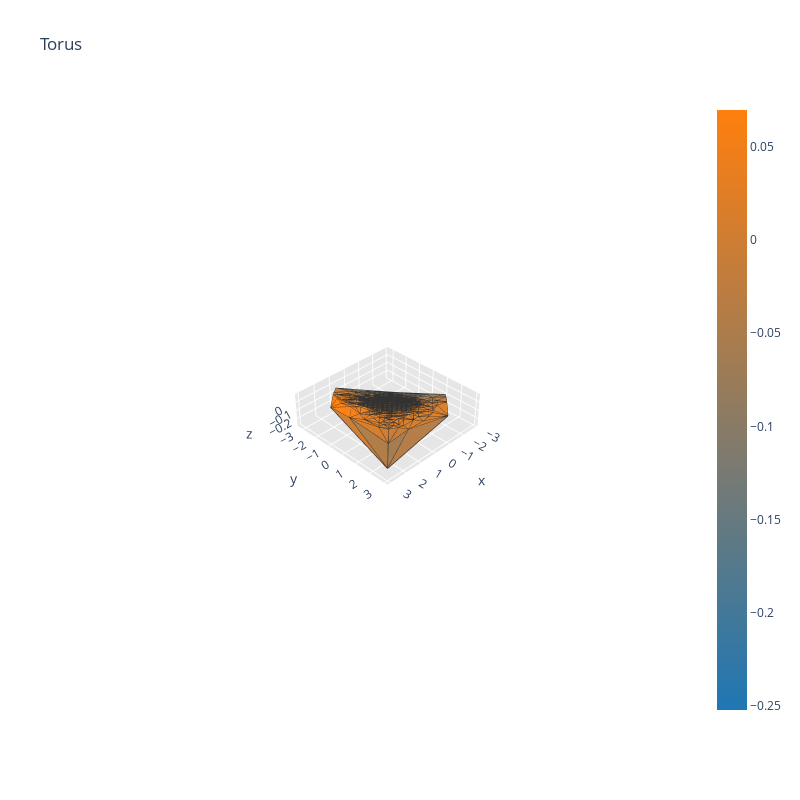

The code cell stored with this chart in its notebook:
### Code cell
import plotly.figure_factory as ff
import plotly.express as px
import numpy as np
import plotly
from base64 import b64encode
from scipy.spatial import Delaunay
from plotly.offline import download_plotlyjs, init_notebook_mode, plot, iplot
import plotly.graph_objects as go

x = np.array(x_ori)
y = np.array(y_ori)
z = ((0.03684483*x) + (0.0200606*y) + (-0.00742518*(x **2)) + (-0.02158624*(x*y)) + (-0.005749096*(y **2)))
points2D = np.vstack([x,y]).T
tri = Delaunay(points2D)
simplices = tri.simplices

fig = ff.create_trisurf(x=x, y=y, z=z,
                         simplices=simplices,
                         title="Torus", aspectratio=dict(x=1, y=1, z=0.3))

fig.show()

### Figure 1 — Plotly figure (JSON) as saved in the notebook; plotly's stock layout.template omitted (floating-point values rounded to 4 significant figures; data arrays with more than 128 entries replaced by an {"elided": "..."} marker saying what was removed)
{"data": [{"facecolor": {"elided": "1549 str values"}, "i": {"elided": "1549 int values"}, "j": {"elided": "1549 int values"}, "k": {"elided": "1549 int values"}, "name": "", "type": "mesh3d", "x": {"elided": "3404 float values"}, "y": {"elided": "3404 float values"}, "z": {"elided": "3404 float values"}}, {"line": {"color": "rgb(50, 50, 50)", "width": 1.5}, "mode": "lines", "showlegend": false, "type": "scatter3d", "x": {"elided": "7745 float values"}, "y": {"elided": "7745 float values"}, "z": {"elided": "7745 float values"}}, {"hoverinfo": "none", "marker": {"color": [-0.2521, 0.06962], "colorscale": [[0, "rgb(31, 119, 180)"], [1, "rgb(255, 127, 14)"]], "showscale": true, "size": 0.1}, "mode": "markers", "showlegend": false, "type": "scatter3d", "x": [1], "y": [-1.333], "z": [0.02123]}], "layout": {"height": 800, "scene": {"aspectratio": {"x": 1, "y": 1, "z": 0.3}, "camera": {"center": {"x": 0, "y": 0, "z": 0}, "eye": {"x": 3.352, "y": 3.352, "z": 3.352}, "projection": {"type": "perspective"}, "up": {"x": 0, "y": 0, "z": 1}}, "xaxis": {"backgroundcolor": "rgb(230, 230, 230)", "gridcolor": "rgb(255, 255, 255)", "showbackground": true, "type": "linear", "zerolinecolor": "rgb(255, 255, 255)"}, "yaxis": {"backgroundcolor": "rgb(230, 230, 230)", "gridcolor": "rgb(255, 255, 255)", "showbackground": true, "type": "linear", "zerolinecolor": "rgb(255, 255, 255)"}, "zaxis": {"backgroundcolor": "rgb(230, 230, 230)", "gridcolor": "rgb(255, 255, 255)", "showbackground": true, "type": "linear", "zerolinecolor": "rgb(255, 255, 255)"}}, "title": {"text": "Torus"}, "width": 800}}
